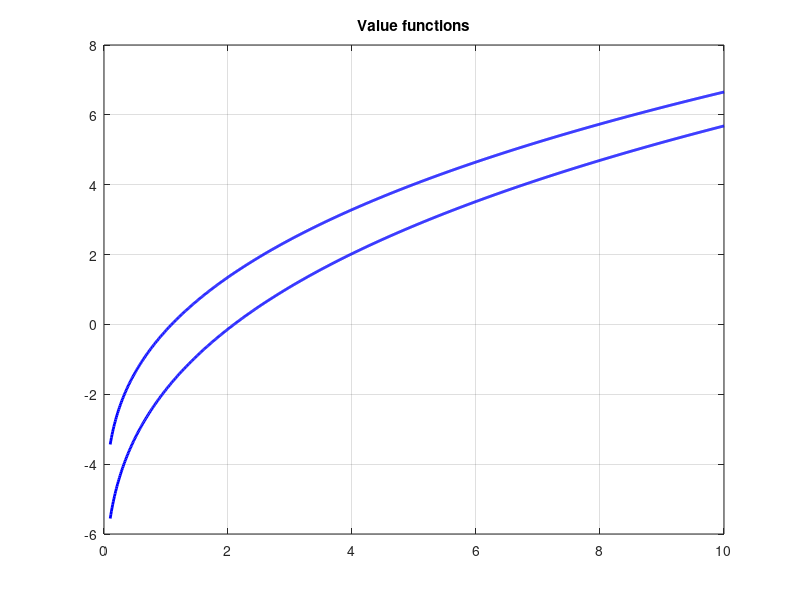
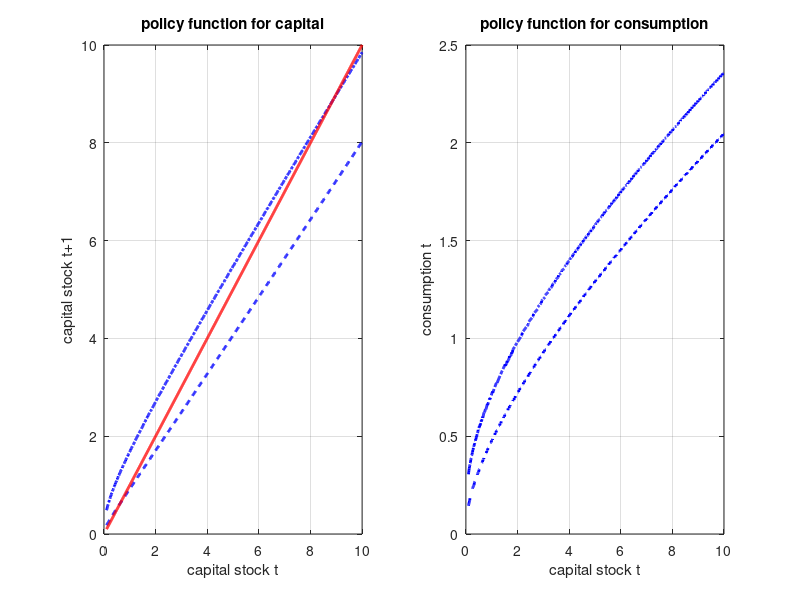
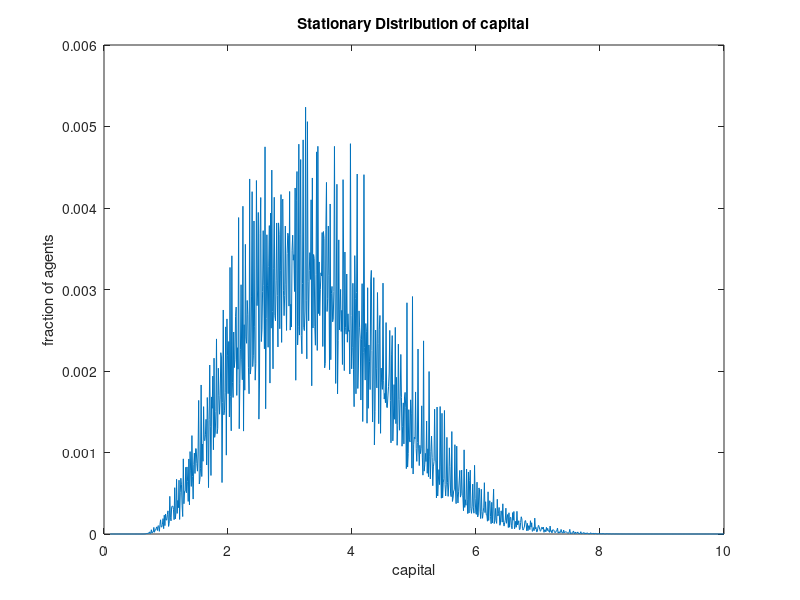

These charts were generated, in order, by the following MATLAB code:
%Stochastic Neoclassical Growth Model - Value function iteration          %
%          Program written by: Alessandro Ruggieri - UAB and BGSE         %
%                          Version 11/05/2016                             %
%%%%%%%%%%%%%%%%%%%%%%%%%%%%%%%%%%%%%%%%%%%%%%%%%%%%%%%%%%%%%%%%%%%%%%%%%%%
clc
clear
close all
fprintf('\nSolve Stochastic Neoclassical Growth Model using VFI\n');

%% Parametrization
par.alfa=0.33;                                                             %Capital share of income
par.sigma=1;                                                               %Relative risk aversion
par.delta=0.1;                                                             %Depreciation rate
par.beta=0.95;                                                             %Discount factor
par.n=1000;                                                                %number of capital grid points
par.s=2;                                                                   %number of states
par.toler=1e-10;                                                           %Tolerance level

%% Productivity grid and transition matrix
Ahigh  = 1.5;                % high value for productivity
Alow   = 0.5;                % low value for productivity
probA   = [ .5 .5; .5 .5];   % probA(i,j) = probAability (A(t+1)=Aj | A(t) = Ai)

%% Capital grid 
kmin=0.1; 
kmax=10; 
kstep=(kmax-kmin)/(par.n-1);                                               %Bounds and steps for Capital Grid
k=(kmin:kstep:kmax)';                                                      %Capital Grid

%% Consumption streams and utility flows
Chigh=max(Ahigh.*ones(par.n,1)*k'.^par.alfa - k*ones(1,par.n) + (1-par.delta).*ones(par.n,1)*k',0);   %Consumption streams
Clow =max( Alow.*ones(par.n,1)*k'.^par.alfa - k*ones(1,par.n) + (1-par.delta).*ones(par.n,1)*k',0);   

if par.sigma==1
    Ulow=log(Clow); 
    Uhigh=log(Chigh);                                                             %Utility levels 
else
    Ulow=(Clow.^(1-par.sigma))/(1-par.sigma); 
    Uhigh=(Chigh.^(1-par.sigma))/(1-par.sigma);
end


%%  Value function iteration
vinitial= zeros(par.n,par.s);
vrevised= zeros(par.n,par.s);
diff=1;                                                                           %Norm 
iter=0;                                                                           %Count iterations
tme = cputime;

while diff > par.toler
  [vrevisedhigh]=max(Uhigh + par.beta*repmat(vinitial*probA(1,:)',1,par.n));
  [vrevisedlow] =max(Ulow  + par.beta*repmat(vinitial*probA(2,:)',1,par.n));
  vrevised=[vrevisedhigh' vrevisedlow'];
  diff=norm(norm(abs(vinitial-vrevised)));
  vinitial=vrevised;
  iter = iter+1;
end
fprintf('\nFixed point solved via VFI took %d iterations and %d seconds\n', iter,cputime-tme);


%% Policy Function
[vfinalhigh,decisionhigh]=max(Uhigh + par.beta*repmat(vinitial*probA(1,:)',1,par.n));
[vfinallow,decisionlow]=max(Ulow + par.beta*repmat(vinitial*probA(2,:)',1,par.n));
vfinal=[vfinalhigh',vfinallow'];
decision=[decisionhigh',decisionlow'];

kprime(:,1) =k(decision(:,1));                                             %Recover policy function for capital
kprime(:,2) =k(decision(:,2));

c(:,1)=Ahigh.*k.^par.alfa - kprime(:,1) + (1-par.delta).*k;                %Recover policy function for consumption
c(:,2)=Alow.*k.^par.alfa  - kprime(:,2) + (1-par.delta).*k;                


%% Stationary distribution
% Form transition matrix from state at t (row) to the state at t+1 (column) 
% The eigenvector associated with the unit eigenvalue of transition matrix (transposed) is  the stationary distribution. 

g2=sparse(par.n,par.n);
g1=sparse(par.n,par.n);
for i=1:par.n
    g1(i,decisionhigh(i))=1;
    g2(i,decisionlow(i))=1;
end
trans=[ probA(1,1)*g1 probA(1,2)*g1; probA(2,1)*g2 probA(2,2)*g2];
trans= trans';
probAst = (1/(2*par.n))*ones(2*par.n,1);
test = 1;
while test > par.toler
   probAst1 = trans*probAst;
   test=max(abs(probAst1-probAst));
   probAst = probAst1;
end

% Vectorize the decision rule to calculate mean level of capital
kk=k(decision(:));
meanK=probAst'*kk;

% Calculate measure over (k,A) pairs lambda has same dimensions as decis
lambda=zeros(par.n,2);
lambda(:)=probAst;

% Calculate stationary distribution of capital 
probAk=sum(lambda');     
probAk=probAk';


%% Figures
figure(1); 
plot(k,vfinal,'b','linewidth',2);hold on; title('Value functions'); grid on;

figure(2); 
subplot(121)
plot(k,kprime(:,1),'b-.','linewidth',2); hold on; plot(k,kprime(:,2),'b--','linewidth',2); hold on; plot(k,k,'r','linewidth',2); grid on
xlabel('capital stock t');ylabel('capital stock t+1'); title('policy function for capital')
subplot(122)
plot(k,c(:,1),'b-.','linewidth',2); hold on; plot(k,c(:,2),'b--','linewidth',2); grid on
xlabel('capital stock t');ylabel('consumption t'); title('policy function for consumption')


figure(3)
plot(k,probAk); title('Stationary Distribution of capital');
xlabel('capital');
ylabel('fraction of agents');


